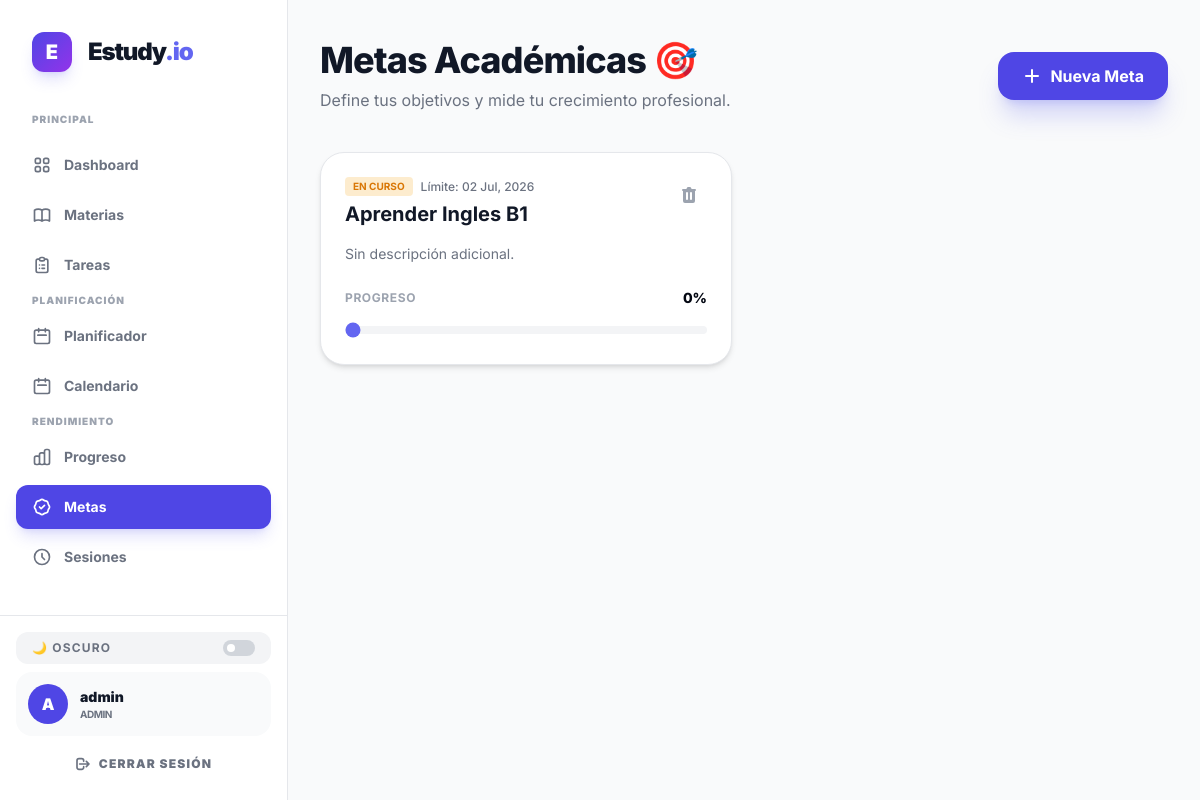
The app's page /study/goals (signed in) with its own data.
### app/models/user.py (models this page shows, shortened)
class User(db.Model, UserMixin):
    __tablename__ = "users"
    id = db.Column(db.Integer, primary_key=True)
    username = db.Column(db.String(100), unique=True, nullable = False)
    password = db.Column(db.String(255), nullable = False)
    role_id = db.Column(db.Integer, db.ForeignKey('roles.id'), nullable = False)

class Role(db.Model):
    __tablename__="roles"
    id = db.Column(db.Integer, primary_key=True)
    name = db.Column(db.String(100), unique=True, nullable = False)
    users = db.relationship('User', backref = 'role', lazy = True)

### app/models/study.py (models this page shows)
class Goal(db.Model):
    __tablename__ = "goals"
    id = db.Column(db.Integer, primary_key=True)
    title = db.Column(db.String(200), nullable=False)
    description = db.Column(db.Text, nullable=True)
    target_date = db.Column(db.DateTime, nullable=True)
    progress = db.Column(db.Integer, default=0) # 0-100
    is_completed = db.Column(db.Boolean, default=False)
    user_id = db.Column(db.Integer, db.ForeignKey('users.id'), nullable=False)
    created_at = db.Column(db.DateTime, default=datetime.utcnow)
    user = db.relationship('User', backref=db.backref('goals', lazy=True))

### app/api/study.py (the view)
@study_bp.route('/goals')
@login_required
def list_goals():
    goals = Goal.query.filter_by(user_id=current_user.id).order_by(Goal.target_date.asc()).all()
    return render_template('study/goals.html', goals=goals)

### app/templates/study/goals.html (shortened to what this page needs)
{% extends base_template %}
{% block content %}
<div class="max-w-6xl mx-auto px-4 sm:px-6 lg:px-8 py-10 w-full">    <div class="flex flex-col md:flex-row md:items-center justify-between gap-4 mb-10">
        <div>
            <h1 class="text-4xl font-extrabold text-gray-900 dark:text-white tracking-tight">Metas Académicas 🎯</h1>
            <p class="text-gray-500 dark:text-gray-400 mt-2">Define tus objetivos y mide tu crecimiento profesional.</p>
        </div>
        <button onclick="openGoalModal()" class="bg-indigo-600 hover:bg-indigo-700 text-white px-6 py-3 rounded-2xl font-bold transition-all shadow-xl shadow-indigo-500/25 flex items-center gap-2 active:scale-95">
            <svg xmlns="http://www.w3.org/2000/svg" class="h-5 w-5" viewBox="0 0 20 20" fill="currentColor">
                <path fill-rule="evenodd" d="M10 3a1 1 0 011 1v5h5a1 1 0 110 2h-5v5a1 1 0 11-2 0v-5H4a1 1 0 110-2h5V4a1 1 0 011-1z" clip-rule="evenodd" />
            </svg>
            Nueva Meta
        </button>
    </div>
    {% if not goals %}
    <div class="bg-white dark:bg-dark-900/50 border-2 border-dashed border-gray-200 dark:border-dark-800 rounded-3xl p-16 text-center shadow-sm dark:shadow-none">
        <div class="w-20 h-20 bg-gray-100 dark:bg-dark-800 rounded-2xl flex items-center justify-center mx-auto mb-6 text-gray-400 dark:text-gray-500">
            <svg xmlns="http://www.w3.org/2000/svg" class="h-10 w-10" fill="none" viewBox="0 0 24 24" stroke="currentColor">
                <path stroke-linecap="round" stroke-linejoin="round" stroke-width="2" d="M9 12l2 2 4-4M7.835 4.697a3.42 3.42 0 001.946-.806 3.42 3.42 0 014.438 0 3.42 3.42 0 001.946.806 3.42 3.42 0 013.138 3.138 3.42 3.42 0 00.806 1.946 3.42 3.42 0 010 4.438 3.42 3.42 0 00-.806 1.946 3.42 3.42 0 01-3.138 3.138 3.42 3.42 0 00-1.946.806 3.42 3.42 0 01-4.438 0 3.42 3.42 0 00-1.946-.806 3.42 3.42 0 01-3.138-3.138 3.42 3.42 0 00-.806-1.946 3.42 3.42 0 010-4.438 3.42 3.42 0 00.806-1.946 3.42 3.42 0 013.138-3.138z" />
            </svg>
        </div>
        <h3 class="text-xl font-bold text-gray-900 dark:text-white mb-2">Sin metas establecidas</h3>
        <p class="text-gray-500 dark:text-gray-400">¿Qué quieres lograr este semestre? Establece tu primer objetivo.</p>
    </div>
    {% else %}
    <div class="grid grid-cols-1 md:grid-cols-2 gap-6">
        {% for goal in goals %}
        <div class="group bg-white dark:bg-dark-900 border border-gray-200 dark:border-dark-800 rounded-3xl p-6 hover:border-indigo-500/50 transition-all shadow-md dark:shadow-none hover:shadow-xl dark:hover:shadow-none">
            <div class="flex items-start justify-between mb-4">
                <div class="flex-grow">
                    <div class="flex items-center gap-2 mb-1">
                        {% if goal.is_completed %}
                        <span class="px-2 py-0.5 bg-emerald-500/20 text-emerald-600 dark:text-emerald-400 text-[10px] font-bold uppercase rounded">Completada</span>
                        {% else %}
                        <span class="px-2 py-0.5 bg-amber-500/20 text-amber-600 dark:text-amber-400 text-[10px] font-bold uppercase rounded">En curso</span>
                        {% endif %}
                        <span class="text-xs text-gray-500 font-medium">Límite: {{ goal.target_date.strftime('%d %b, %Y') if goal.target_date else 'Sin fecha' }}</span>
                    </div>
                    <h3 class="text-xl font-bold text-gray-900 dark:text-white group-hover:text-indigo-600 dark:group-hover:text-indigo-400 transition-colors">{{ goal.title }}</h3>
                </div>
                <button type="button" onclick="showConfirmModal('¿Eliminar meta?', '¿Estás seguro de que deseas eliminar la meta &quot;{{ goal.title }}&quot;? Esta acción no se puede deshacer.', '{{ url_for('study.delete_goal', id=goal.id) }}')" class="p-2 text-gray-400 hover:text-red-500 dark:text-gray-600 dark:hover:text-red-400 transition-colors">
                </button>
            </div>
            <p class="text-gray-500 dark:text-gray-400 text-sm mb-6">{{ goal.description or 'Sin descripción adicional.' }}</p>
            <div>
                <div class="flex items-center justify-between mb-2">
                    <span class="text-xs font-bold text-gray-400 uppercase tracking-wider">Progreso</span>
                    <span class="text-sm font-extrabold text-gray-950 dark:text-white" id="goal-percent-{{ goal.id }}">{{ goal.progress }}%</span>
                </div>
                <input type="range" min="0" max="100" value="{{ goal.progress }}"
                    oninput="document.getElementById('goal-percent-{{ goal.id }}').innerText = this.value + '%'"
                    onchange="updateGoalProgress('{{ goal.id }}', this.value)"
                    class="w-full h-2 bg-gray-100 dark:bg-dark-800 rounded-lg appearance-none cursor-pointer accent-indigo-500">
            </div>
        </div>
        {% endfor %}
    </div>
    {% endif %}
</div>
{% endblock %}

### app/templates/components/sidebar.html (shortened to what this page needs)
<aside id="main-sidebar" class="fixed inset-y-0 left-0 z-50 w-72 bg-white dark:bg-dark-900 border-r border-gray-200 dark:border-white/5 flex flex-col h-full transform -translate-x-full lg:translate-x-0 lg:static lg:inset-auto lg:flex transition-transform duration-300 ease-in-out">
    <div class="p-8">
        <a href="{{ url_for('main.inicio') }}" class="flex items-center gap-4 group">
            <div class="w-10 h-10 bg-gradient-to-br from-indigo-600 to-purple-600 rounded-xl flex items-center justify-center shadow-lg shadow-indigo-500/20 group-hover:scale-110 transition-transform">
                <span class="text-white font-black text-xl">E</span>
            </div>
            <span class="text-2xl font-black text-gray-900 dark:text-white tracking-tighter">Estudy<span class="text-indigo-500">.io</span></span>
        </a>
    </div>
    <nav class="flex-1 px-4 space-y-1.5 sidebar-scroll overflow-y-auto">
        <p class="px-4 text-[10px] font-black text-gray-400 dark:text-gray-500 uppercase tracking-widest mb-4 mt-2">Principal</p>
        <a href="{{ url_for('main.inicio') }}"
           class="flex items-center gap-3 px-4 py-3 text-sm font-bold rounded-xl transition-all duration-200 group
           {% if request.path == url_for('main.inicio') %} bg-indigo-600 text-white shadow-lg shadow-indigo-500/20 {% else %} text-gray-500 dark:text-gray-400 hover:text-gray-900 dark:hover:text-white hover:bg-gray-100 dark:hover:bg-white/5 {% endif %}">
            Dashboard
        </a>
        <a href="{{ url_for('study.list_subjects') }}"
           class="flex items-center gap-3 px-4 py-3 text-sm font-bold rounded-xl transition-all duration-200 group
           {% if '/study/subjects' in request.path %} bg-indigo-600 text-white shadow-lg shadow-indigo-500/20 {% else %} text-gray-500 dark:text-gray-400 hover:text-gray-900 dark:hover:text-white hover:bg-gray-100 dark:hover:bg-white/5 {% endif %}">
            Materias
        </a>
        <a href="{{ url_for('study.list_tasks') }}"
           class="flex items-center gap-3 px-4 py-3 text-sm font-bold rounded-xl transition-all duration-200 group
           {% if '/study/tasks' in request.path %} bg-indigo-600 text-white shadow-lg shadow-indigo-500/20 {% else %} text-gray-500 dark:text-gray-400 hover:text-gray-900 dark:hover:text-white hover:bg-gray-100 dark:hover:bg-white/5 {% endif %}">
            <svg class="w-5 h-5" fill="none" viewBox="0 0 24 24" stroke="currentColor" stroke-width="2">
                <path stroke-linecap="round" stroke-linejoin="round" d="M9 5H7a2 2 0 00-2 2v12a2 2 0 002 2h10a2 2 0 002-2V7a2 2 0 00-2-2h-2M9 5a2 2 0 002 2h2a2 2 0 002-2M9 5a2 2 0 012-2h2a2 2 0 012 2m-3 7h3m-3 4h3m-6-4h.01M9 16h.01" />
            </svg>
            Tareas
        </a>
        <p class="px-4 text-[10px] font-black text-gray-400 dark:text-gray-500 uppercase tracking-widest mb-4 mt-8">Planificación</p>
        <a href="{{ url_for('study.planner') }}"
           class="flex items-center gap-3 px-4 py-3 text-sm font-bold rounded-xl transition-all duration-200 group
           {% if '/study/planner' in request.path %} bg-indigo-600 text-white shadow-lg shadow-indigo-500/20 {% else %} text-gray-500 dark:text-gray-400 hover:text-gray-900 dark:hover:text-white hover:bg-gray-100 dark:hover:bg-white/5 {% endif %}">
            <svg class="w-5 h-5" fill="none" viewBox="0 0 24 24" stroke="currentColor" stroke-width="2">
                <path stroke-linecap="round" stroke-linejoin="round" d="M8 7V3m8 4V3m-9 8h10M5 21h14a2 2 0 002-2V7a2 2 0 00-2-2H5a2 2 0 00-2 2v12a2 2 0 002 2z" />
            </svg>
            Planificador
        </a>
        <a href="{{ url_for('study.view_calendar') }}"
           class="flex items-center gap-3 px-4 py-3 text-sm font-bold rounded-xl transition-all duration-200 group
           {% if '/study/calendar' in request.path %} bg-indigo-600 text-white shadow-lg shadow-indigo-500/20 {% else %} text-gray-500 dark:text-gray-400 hover:text-gray-900 dark:hover:text-white hover:bg-gray-100 dark:hover:bg-white/5 {% endif %}">
            <svg class="w-5 h-5" fill="none" viewBox="0 0 24 24" stroke="currentColor" stroke-width="2">
                <path stroke-linecap="round" stroke-linejoin="round" d="M8 7V3m8 4V3m-9 8h10M5 21h14a2 2 0 002-2V7a2 2 0 00-2-2H5a2 2 0 00-2 2v12a2 2 0 002 2z" />
            </svg>
            Calendario
        </a>
        <p class="px-4 text-[10px] font-black text-gray-400 dark:text-gray-500 uppercase tracking-widest mb-4 mt-8">Rendimiento</p>
        <a href="{{ url_for('study.view_analytics') }}"
           class="flex items-center gap-3 px-4 py-3 text-sm font-bold rounded-xl transition-all duration-200 group
           {% if '/study/analytics' in request.path %} bg-indigo-600 text-white shadow-lg shadow-indigo-500/20 {% else %} text-gray-500 dark:text-gray-400 hover:text-gray-900 dark:hover:text-white hover:bg-gray-100 dark:hover:bg-white/5 {% endif %}">
            Progreso
        </a>
        <a href="{{ url_for('study.list_goals') }}"
           class="flex items-center gap-3 px-4 py-3 text-sm font-bold rounded-xl transition-all duration-200 group
           {% if '/study/goals' in request.path %} bg-indigo-600 text-white shadow-lg shadow-indigo-500/20 {% else %} text-gray-500 dark:text-gray-400 hover:text-gray-900 dark:hover:text-white hover:bg-gray-100 dark:hover:bg-white/5 {% endif %}">
            Metas
        </a>
        <a href="{{ url_for('study.list_sessions') }}"
           class="flex items-center gap-3 px-4 py-3 text-sm font-bold rounded-xl transition-all duration-200 group
           {% if '/study/sessions' in request.path %} bg-indigo-600 text-white shadow-lg shadow-indigo-500/20 {% else %} text-gray-500 dark:text-gray-400 hover:text-gray-900 dark:hover:text-white hover:bg-gray-100 dark:hover:bg-white/5 {% endif %}">
            <svg class="w-5 h-5" fill="none" viewBox="0 0 24 24" stroke="currentColor" stroke-width="2">
                <path stroke-linecap="round" stroke-linejoin="round" d="M12 8v4l3 3m6-3a9 9 0 11-18 0 9 9 0 0118 0z" />
            </svg>
            Sesiones
        </a>
    </nav>
    <div class="p-4 border-t border-gray-200 dark:border-white/5 space-y-2">
        <button id="theme-toggle"
                class="flex items-center justify-between w-full px-4 py-2 text-xs font-bold text-gray-500 dark:text-gray-400 uppercase tracking-widest bg-gray-100 dark:bg-white/5 rounded-xl hover:bg-gray-200 dark:hover:bg-white/10 transition-all group">
            <span class="flex items-center gap-2">
                <span id="theme-toggle-dark-icon" class="hidden">🌙 Oscuro</span>
            </span>
            <div class="w-8 h-4 bg-gray-300 dark:bg-dark-700 rounded-full relative transition-colors group-hover:bg-indigo-600">
                <div id="theme-toggle-dot" class="absolute top-1 left-1 w-2 h-2 bg-white rounded-full transition-all"></div>
            </div>
        </button>
        <div class="flex items-center gap-3 p-3 bg-gray-50 dark:bg-white/5 rounded-2xl mb-1">
            <div class="w-10 h-10 bg-indigo-600 rounded-full flex items-center justify-center text-white font-black">
                {{ current_user.username[0].upper() }}
            </div>
            <div class="min-w-0">
                <p class="text-sm font-black text-gray-900 dark:text-white truncate">{{ current_user.username }}</p>
                <p class="text-[10px] text-gray-500 font-bold uppercase tracking-tighter">{{ current_user.role.name }}</p>
            </div>
        </div>
        <a href="{{ url_for('auth.logout') }}"
           class="flex items-center justify-center gap-2 w-full py-3 bg-transparent text-gray-500 dark:text-gray-500 hover:text-red-600 dark:hover:text-red-400 text-xs font-black uppercase tracking-widest transition-all rounded-xl hover:bg-red-50 dark:hover:bg-red-500/10">
            <svg class="w-4 h-4" fill="none" viewBox="0 0 24 24" stroke="currentColor" stroke-width="2.5">
                <path stroke-linecap="round" stroke-linejoin="round" d="M17 16l4-4m0 0l-4-4m4 4H7m6 4v1a3 3 0 01-3 3H6a3 3 0 01-3-3V7a3 3 0 013-3h4a3 3 0 013 3v1" />
            </svg>
            Cerrar Sesión
        </a>
    </div>
</aside>

### app/templates/base.html (style rules this page uses)
body { font-family: 'Inter', sans-serif; }
body { background-color: #f9fafb; color: #111827; }

### records on screen
User: username "A", username "admin"
Role: role.name "ADMIN"
Goal: is_completed "EN CURSO", target_date "02 Jul, 2026", title "Aprender Ingles B1", description "Sin descripción adicional.", progress "0"
